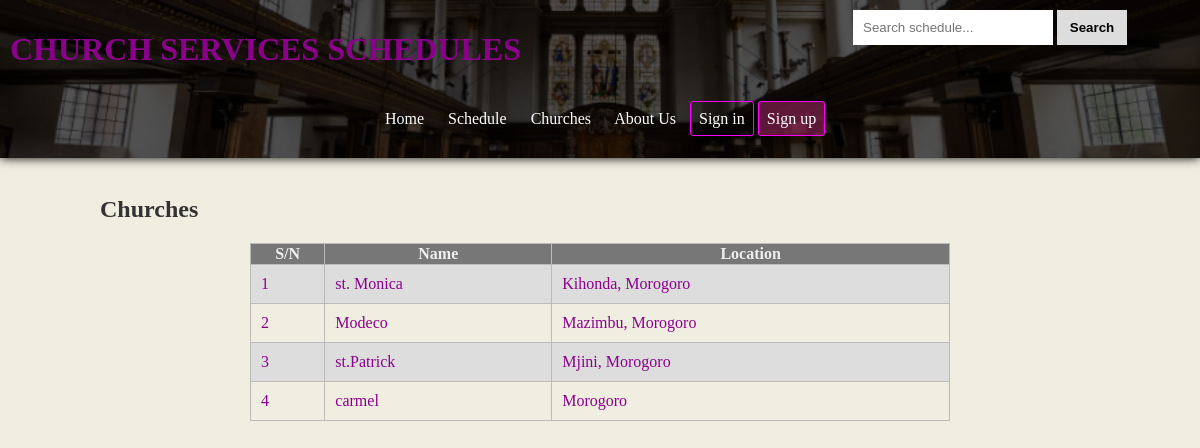
The page /church-original/churches.php on the database its author committed.
### tables this page shows
CREATE TABLE `church` (
  `id` int(11) NOT NULL,
  `name` varchar(200) NOT NULL,
  `location` varchar(200) NOT NULL
);

### church-original/dbconnect.php (called while the page is built, shortened)
<?php
function run($sql){
		$connect=mysqli_connect("localhost","root","","church");
		$query=mysqli_query($connect,$sql);
		return $query;
}
 ?>

### church-original/churches.php (the view, shortened to what this page needs)
<?php include 'church_header.php'; ?>
<h2>Churches</h2>
<table border="1" rules="all" width="700px">
	<tr id="tableheading">
		<th>S/N</th>
		<th>Name</th>
		<th>Location</th>
	</tr>
	<?php
		$query=run("select * from church order by location");
		$sn=1;
		while ($result=mysqli_fetch_array($query)) {
			?>
				<tr class="eachchurchrow">
					<td>
						<a href="churchdetails.php?id=<?php echo $result['id'] ?>">
							<div>
								<?php echo $sn; $sn++ ?>
							</div>
						</a>
					</td>
					<td>
						<a href="churchdetails.php?id=<?php echo $result['id'] ?>">
							<div>
								<?php echo $result['name'] ?>
							</div>
						</a>
					</td>
					<td>
						<a href="churchdetails.php?id=<?php echo $result['id'] ?>">
							<div>
								<?php echo $result['location'] ?>
							</div>
						</a>
					</td>
				</tr>
			<?php
		}
	 ?>
</table>
<link rel="stylesheet" type="text/css" href="church.css">

### church-original/church.css (style rules this page uses)
body * { transition: 0.3s; }
a { text-decoration: none; color: darkmagenta; }
table { min-width: 700px; border-color: #bbb; margin: auto; }
table td { padding: 10px; }

### rows shown on the page
church: name "st. Monica", location "Kihonda, Morogoro"
church: name "Modeco", location "Mazimbu, Morogoro"
church: name "st.Patrick", location "Mjini, Morogoro"
church: name "carmel", location "Morogoro"
